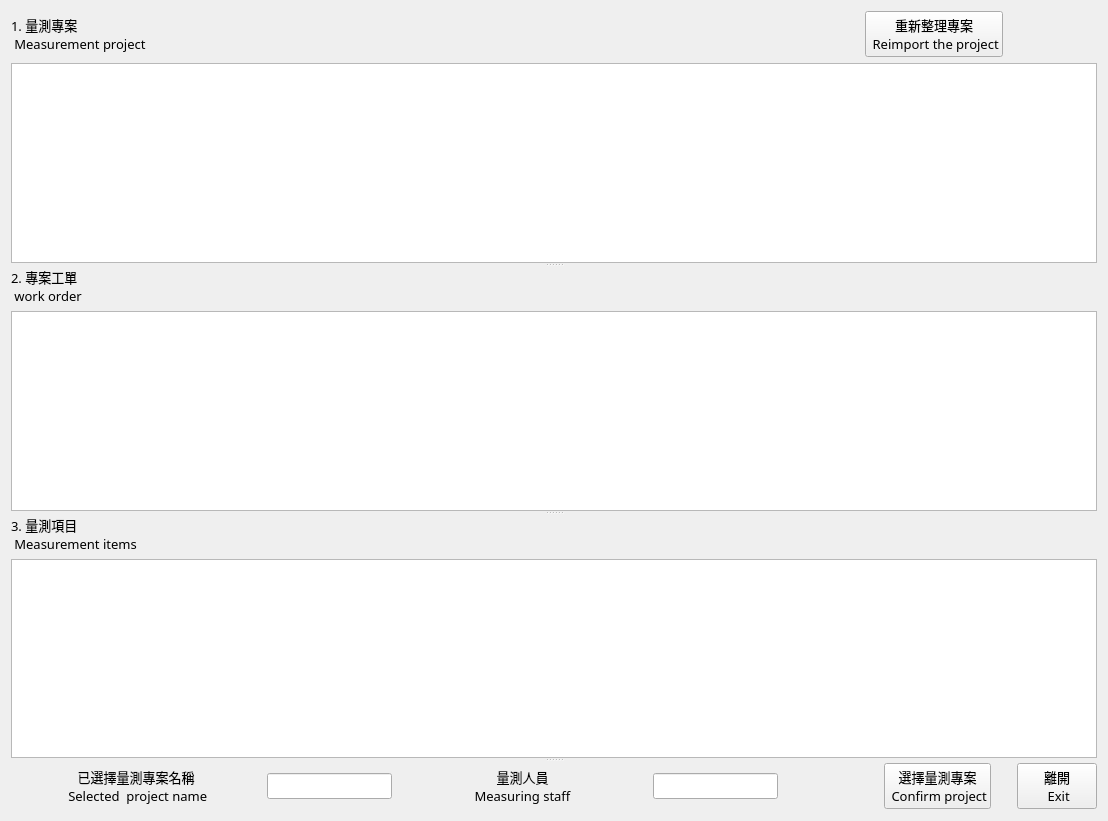
<?xml version="1.0" encoding="UTF-8"?>
<ui version="4.0">
 <class>widget</class>
 <widget class="QWidget" name="widget">
  <property name="geometry">
   <rect>
    <x>0</x>
    <y>0</y>
    <width>1108</width>
    <height>821</height>
   </rect>
  </property>
  <property name="windowTitle">
   <string>Form</string>
  </property>
  <layout class="QGridLayout" name="gridLayout">
   <item row="0" column="0">
    <widget class="QSplitter" name="splitter">
     <property name="orientation">
      <enum>Qt::Vertical</enum>
     </property>
     <widget class="QWidget" name="">
      <layout class="QVBoxLayout" name="verticalLayout_3">
       <item>
        <layout class="QHBoxLayout" name="horizontalLayout_2">
         <item>
          <widget class="QLabel" name="label">
           <property name="font">
            <font>
             <family>微軟正黑體</family>
             <pointsize>10</pointsize>
            </font>
           </property>
           <property name="text">
            <string>1. 量測專案 
 Measurement project</string>
           </property>
          </widget>
         </item>
         <item>
          <spacer name="horizontalSpacer_3">
           <property name="orientation">
            <enum>Qt::Horizontal</enum>
           </property>
           <property name="sizeType">
            <enum>QSizePolicy::Fixed</enum>
           </property>
           <property name="sizeHint" stdset="0">
            <size>
             <width>40</width>
             <height>20</height>
            </size>
           </property>
          </spacer>
         </item>
         <item>
          <spacer name="horizontalSpacer_5">
           <property name="orientation">
            <enum>Qt::Horizontal</enum>
           </property>
           <property name="sizeHint" stdset="0">
            <size>
             <width>40</width>
             <height>20</height>
            </size>
           </property>
          </spacer>
         </item>
         <item>
          <widget class="QPushButton" name="pushButton_rest_project">
           <property name="sizePolicy">
            <sizepolicy hsizetype="Fixed" vsizetype="Fixed">
             <horstretch>0</horstretch>
             <verstretch>0</verstretch>
            </sizepolicy>
           </property>
           <property name="font">
            <font>
             <family>微軟正黑體</family>
             <pointsize>10</pointsize>
            </font>
           </property>
           <property name="text">
            <string>重新整理專案 
 Reimport the project</string>
           </property>
          </widget>
         </item>
         <item>
          <spacer name="horizontalSpacer">
           <property name="orientation">
            <enum>Qt::Horizontal</enum>
           </property>
           <property name="sizeType">
            <enum>QSizePolicy::Fixed</enum>
           </property>
           <property name="sizeHint" stdset="0">
            <size>
             <width>94</width>
             <height>39</height>
            </size>
           </property>
          </spacer>
         </item>
        </layout>
       </item>
       <item>
        <widget class="QTableWidget" name="tableWidget_project"/>
       </item>
      </layout>
     </widget>
     <widget class="QWidget" name="">
      <layout class="QVBoxLayout" name="verticalLayout_2">
       <item>
        <widget class="QLabel" name="label_4">
         <property name="font">
          <font>
           <family>微軟正黑體</family>
           <pointsize>10</pointsize>
          </font>
         </property>
         <property name="text">
          <string>2. 專案工單 
 work order</string>
         </property>
        </widget>
       </item>
       <item>
        <widget class="QTableWidget" name="tableWidget_work_order">
         <property name="sizePolicy">
          <sizepolicy hsizetype="Expanding" vsizetype="Expanding">
           <horstretch>0</horstretch>
           <verstretch>20</verstretch>
          </sizepolicy>
         </property>
        </widget>
       </item>
      </layout>
     </widget>
     <widget class="QWidget" name="">
      <layout class="QVBoxLayout" name="verticalLayout">
       <item>
        <widget class="QLabel" name="label_2">
         <property name="font">
          <font>
           <family>微軟正黑體</family>
           <pointsize>10</pointsize>
          </font>
         </property>
         <property name="text">
          <string>3. 量測項目 
 Measurement items</string>
         </property>
        </widget>
       </item>
       <item>
        <widget class="QTableWidget" name="tableWidget_measureitem"/>
       </item>
      </layout>
     </widget>
     <widget class="QWidget" name="">
      <layout class="QHBoxLayout" name="horizontalLayout">
       <item>
        <widget class="QLabel" name="label_3">
         <property name="font">
          <font>
           <family>微軟正黑體</family>
           <pointsize>10</pointsize>
          </font>
         </property>
         <property name="text">
          <string>已選擇量測專案名稱  
 Selected  project name</string>
         </property>
         <property name="alignment">
          <set>Qt::AlignCenter</set>
         </property>
        </widget>
       </item>
       <item>
        <widget class="QLineEdit" name="lineEdit_now_project_name">
         <property name="sizePolicy">
          <sizepolicy hsizetype="Fixed" vsizetype="Fixed">
           <horstretch>0</horstretch>
           <verstretch>0</verstretch>
          </sizepolicy>
         </property>
         <property name="font">
          <font>
           <family>微軟正黑體</family>
           <pointsize>10</pointsize>
          </font>
         </property>
        </widget>
       </item>
       <item>
        <widget class="QLabel" name="label_5">
         <property name="font">
          <font>
           <family>微軟正黑體</family>
           <pointsize>10</pointsize>
           <weight>50</weight>
           <bold>false</bold>
          </font>
         </property>
         <property name="layoutDirection">
          <enum>Qt::LeftToRight</enum>
         </property>
         <property name="text">
          <string>量測人員 
Measuring staff</string>
         </property>
         <property name="alignment">
          <set>Qt::AlignCenter</set>
         </property>
        </widget>
       </item>
       <item>
        <widget class="QLineEdit" name="lineEdit_measure_staff">
         <property name="sizePolicy">
          <sizepolicy hsizetype="Fixed" vsizetype="Fixed">
           <horstretch>0</horstretch>
           <verstretch>0</verstretch>
          </sizepolicy>
         </property>
         <property name="font">
          <font>
           <family>微軟正黑體</family>
           <pointsize>10</pointsize>
           <weight>50</weight>
           <bold>false</bold>
          </font>
         </property>
         <property name="alignment">
          <set>Qt::AlignLeading|Qt::AlignLeft|Qt::AlignVCenter</set>
         </property>
        </widget>
       </item>
       <item>
        <spacer name="horizontalSpacer_2">
         <property name="orientation">
          <enum>Qt::Horizontal</enum>
         </property>
         <property name="sizeType">
          <enum>QSizePolicy::Fixed</enum>
         </property>
         <property name="sizeHint" stdset="0">
          <size>
           <width>100</width>
           <height>20</height>
          </size>
         </property>
        </spacer>
       </item>
       <item>
        <widget class="QPushButton" name="pushButton_cinfirm_project">
         <property name="sizePolicy">
          <sizepolicy hsizetype="Fixed" vsizetype="Fixed">
           <horstretch>0</horstretch>
           <verstretch>0</verstretch>
          </sizepolicy>
         </property>
         <property name="font">
          <font>
           <family>微軟正黑體</family>
           <pointsize>10</pointsize>
          </font>
         </property>
         <property name="text">
          <string>選擇量測專案 
 Confirm project</string>
         </property>
        </widget>
       </item>
       <item>
        <spacer name="horizontalSpacer_4">
         <property name="orientation">
          <enum>Qt::Horizontal</enum>
         </property>
         <property name="sizeType">
          <enum>QSizePolicy::Fixed</enum>
         </property>
         <property name="sizeHint" stdset="0">
          <size>
           <width>20</width>
           <height>20</height>
          </size>
         </property>
        </spacer>
       </item>
       <item>
        <widget class="QPushButton" name="pushButton_close">
         <property name="sizePolicy">
          <sizepolicy hsizetype="Fixed" vsizetype="Fixed">
           <horstretch>0</horstretch>
           <verstretch>0</verstretch>
          </sizepolicy>
         </property>
         <property name="font">
          <font>
           <family>微軟正黑體</family>
           <pointsize>10</pointsize>
          </font>
         </property>
         <property name="text">
          <string>離開 
 Exit</string>
         </property>
        </widget>
       </item>
      </layout>
     </widget>
    </widget>
   </item>
  </layout>
 </widget>
 <resources/>
 <connections/>
</ui>
